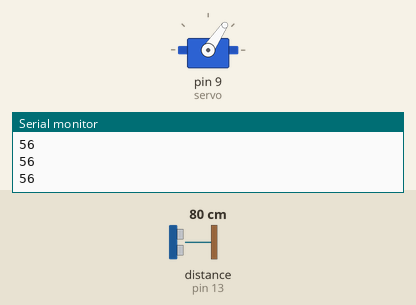
This sketch was run on a simulated Arduino Uno, built with avr-gcc and run on an emulated ATmega328P. Parts: servo, the last lines printed to the serial monitor. The inputs (shaded band) are chosen by the test bench; at power-on: distance to the obstacle (sensor on pin 13) 80 cm.

Above: at 1.2 s.
1.3 s: distance to the obstacle (sensor on pin 13) set to 2 cm
At 2.5 s:
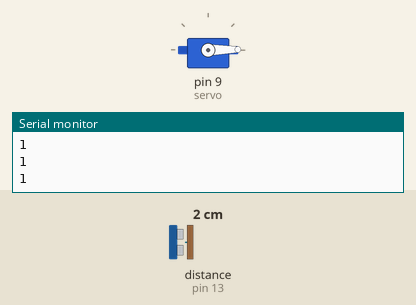
3.0 s: distance to the obstacle (sensor on pin 13) set to 35 cm
At 3.9 s:
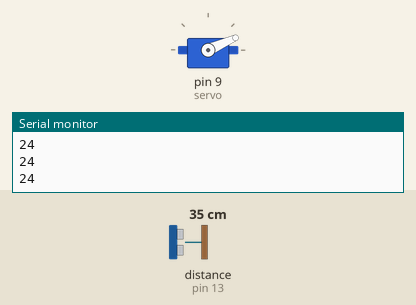
4.5 s: distance to the obstacle (sensor on pin 13) set to 120 cm
At 5.7 s:
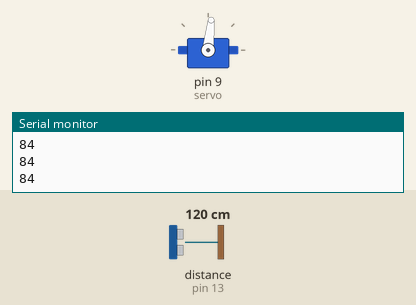
6.0 s: distance to the obstacle (sensor on pin 13) set to 250 cm
At 7.3 s:
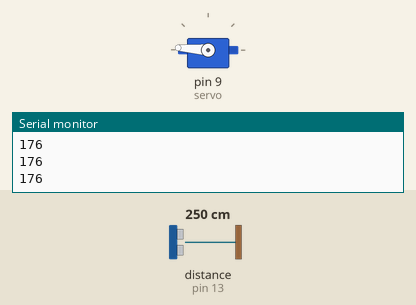
7.6 s: distance to the obstacle (sensor on pin 13) set to 299 cm
At 9.0 s:
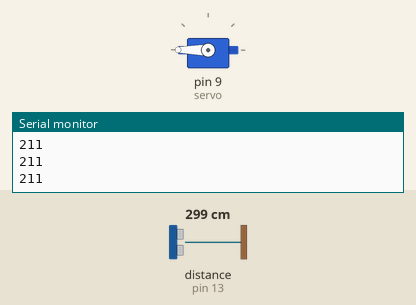
Timing chart, 0 to 10.1 s (numbered marks = the images above; inputs shaded):
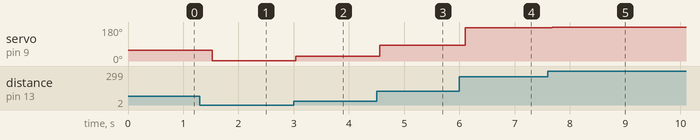

The sketch:

servo_distance_sensor.ino
```cpp
#include <Ultrasonic.h>   // install the "Ultrasonic" library from the library manager
#include <Servo.h>

Servo servo;
Ultrasonic sensor(12,13);

int dist = 0;   // sensor distance
int pos = 0;  // servo position, 0 - 180 degrees

void setup() {
  servo.attach(9);
  Serial.begin(9600);
}

void loop() {

  dist = sensor.distanceRead();
  pos = map(dist, 0, 255, 0, 180);

  Serial.println(pos);
  servo.write(pos);

  delay(300);
}
```

Measured:
- after the input at 1.3 s, servo on pin 9 (servo): 56° → 1° after 0.23 s
- after the input at 3.0 s, servo on pin 9 (servo): 1° → 24° at once
- after the input at 4.5 s, servo on pin 9 (servo): 24° → 84° after 0.05 s
- after the input at 6.0 s, servo on pin 9 (servo): 84° → 176° after 0.10 s
- after the input at 7.6 s, servo on pin 9 (servo): 176° → 180° after 0.08 s
